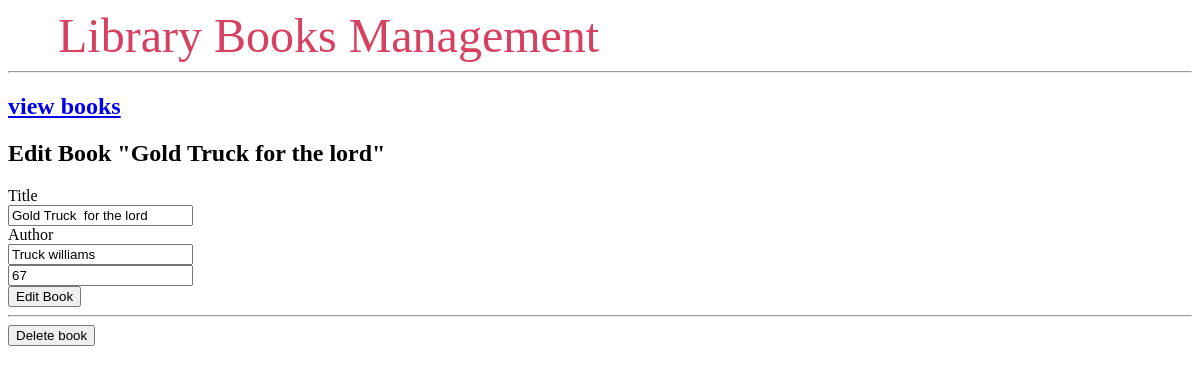
The app's page /1/edit/, older data.
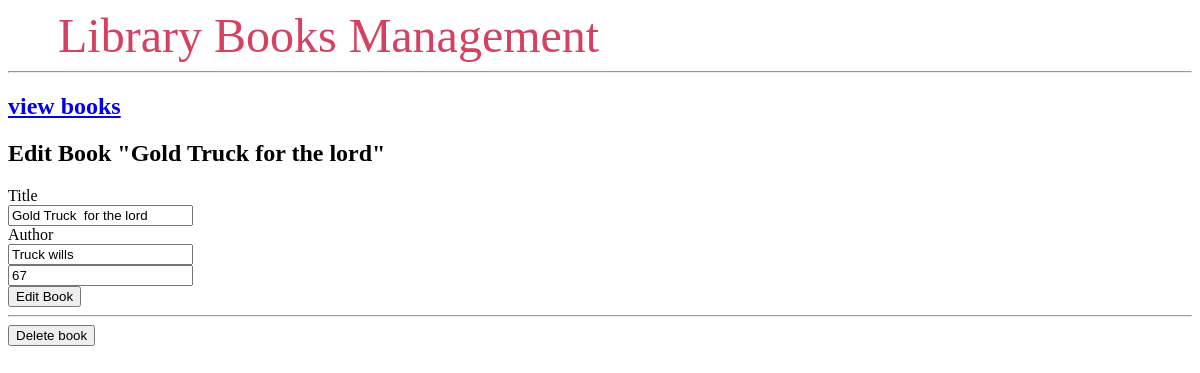
The same page, newer data.
### tables this page shows
CREATE TABLE book (
  id INTEGER PRIMARY KEY AUTOINCREMENT,
  created TIMESTAMP NOT NULL DEFAULT CURRENT_TIMESTAMP,
  title TEXT NOT NULL,
  author TEXT NOT NULL,
quantity  INTEGER  NOT NULL
  
);

### app.py (the view, shortened to what this page needs)
@app.route('/<int:id>/edit/', methods=('GET', 'POST'))
def edit(id):
    post = get_post(id)
    return render_template('edit.html', post=post)

### app.py (called while the page is built)
def get_db_connect():
    conn = sqlite3.connect('database.db')
    conn.row_factory = sqlite3.Row
    return conn

def get_post(post_id):
    conn = get_db_connect()
    post = conn.execute('SELECT * FROM book WHERE id = ?',
                        (post_id,)).fetchone()
    conn.close()
    if post is None:
        abort(404)
    return post

### templates/edit.html
{% extends 'base.html' %}
{% block content %}
    <h2><a href = "/">view books</a></h2>
    <h2>{% block title %} Edit Book "{{ post['title'] }}" {% endblock %}</h2>
    <form method="post">
        <label for="title">Title</label>
        <br>
        <input type="text" name="title"
               value="{{ request.form['title'] or post['title'] }}"></input>
        <br>
        <label for="content">Author</label>
        <br>
        <input type="text" name="author"
               value="{{ request.form['author'] or post['author'] }}"></input>
        <br>
        <input type="text" name=quantity
               value="{{ request.form['quantity'] or post['quantity'] }}"></input>
        <br>
        <button type="submit">Edit Book</button>
    </form>
    <hr>
    <form action="{{ url_for('delete', id=post['id']) }}" method="POST">
        <input type="submit" value="Delete book"
                onclick="return confirm('Are you sure you want to delete this book?')">
    </form>
{% endblock %}

Row changes from the older to the newer data that the page shows:
changed book "Gold Truck for the lord": author "Truck williams" → "Truck wills"
